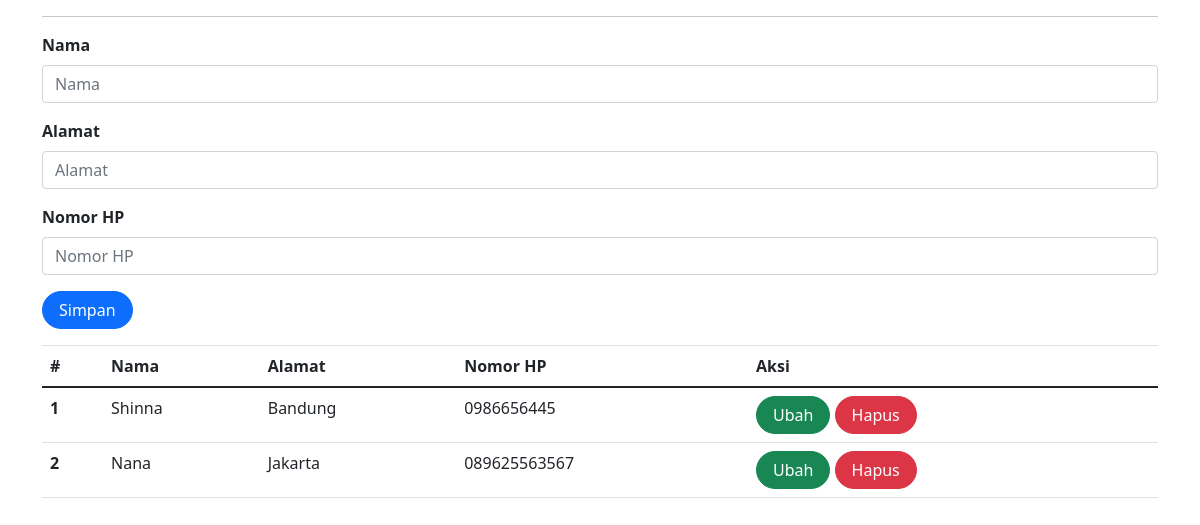
The app's page /pasien.php (signed in), older data.
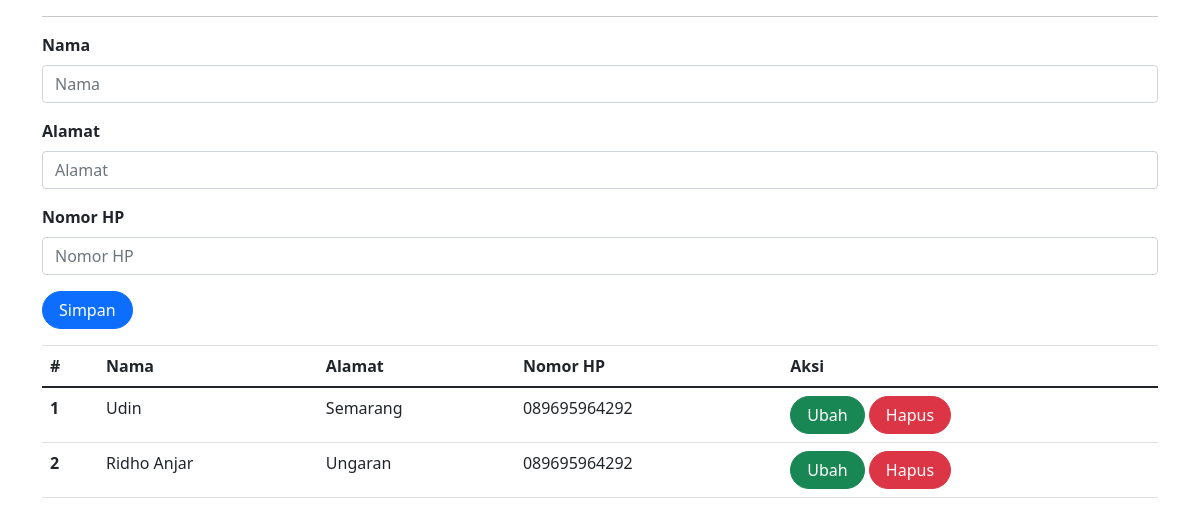
The same page, newer data.
### tables this page shows
CREATE TABLE `pasien` (
  `id` int(11) NOT NULL,
  `nama` varchar(255) DEFAULT NULL,
  `alamat` varchar(255) DEFAULT NULL,
  `no_hp` varchar(50) DEFAULT NULL
);

### pasien.php (the view, shortened to what this page needs)
<?php
include_once("koneksi.php");
?>
<!DOCTYPE html>
<html lang="en">
<head>
    <link rel="stylesheet" href="assets/css/bootstrap.css">
    <link href="https://cdn.jsdelivr.net/npm/bootstrap@5.0.2/dist/css/bootstrap.min.css"
    rel="stylesheet"
>
</head>
<body class="body">
<div class="container">
    <hr>
    <form class="form row" method="POST" action="" name="myForm" onsubmit="return validate();">
        <?php
        $nama = '';
        $alamat = '';
        $no_hp = '';
        ?>
        <div class="form-group">
            <label for="inputNama" class="form-label fw-bold">
                Nama
            </label>
            <input type="text" class="form-control" name="nama" id="inputNama" placeholder="Nama" value="<?php echo $nama; ?>">
        </div>
        <div class="form-group">
            <label for="inputAlamat" class="form-label fw-bold">
                Alamat
            </label>
            <input type="text" class="form-control" name="alamat" id="inputAlamat" placeholder="Alamat" value="<?php echo $alamat; ?>">
        </div>
        <div class="form-group">
            <label for="inputNoHP" class="form-label fw-bold">
                Nomor HP
            </label>
            <input type="text" class="form-control" name="no_hp" id="inputNoHP" placeholder="Nomor HP" value="<?php echo $no_hp; ?>">
        </div>
        <div class="form-group">
            <button type="submit" class="btn btn-primary rounded-pill px-3" name="simpan">Simpan</button>
        </div>
    </form>
    <table class="table table-hover">
        <thead>
            <tr>
                <th scope="col">#</th>
                <th scope="col">Nama</th>
                <th scope="col">Alamat</th>
                <th scope="col">Nomor HP</th>
                <th scope="col">Aksi</th>
            </tr>
        </thead>
        <tbody>
            <?php
            $result = mysqli_query(
                $mysqli,"SELECT * FROM pasien"
            );
            $no = 1;
            while ($data = mysqli_fetch_array($result)) {
            ?>
                <tr>
                    <th scope="row"><?php echo $no++ ?></th>
                    <td><?php echo $data['nama'] ?></td>
                    <td><?php echo $data['alamat'] ?></td>
                    <td><?php echo $data['no_hp'] ?></td>
                    <td>
                        <a class="btn btn-success rounded-pill px-3"
                        href="pasien.php?id=<?php echo $data['id'] ?>">Ubah
                        </a>
                        <a class="btn btn-danger rounded-pill px-3"
                        href="pasien.php?id=<?php echo $data['id'] ?>&aksi=hapus">Hapus
                        </a>
                    </td>
                </tr>
            <?php
            }
            ?>
        </tbody>
    </table>
</div>
</body>
</html>

Row changes from the older to the newer data that the page shows:
removed pasien: nama "Shinna", alamat "Bandung", no_hp "0986656445"
removed pasien: nama "Nana", alamat "Jakarta", no_hp "089625563567"
added pasien: nama "Udin", alamat "Semarang", no_hp "089695964292"
added pasien: nama "Ridho Anjar", alamat "Ungaran", no_hp "089695964292"
